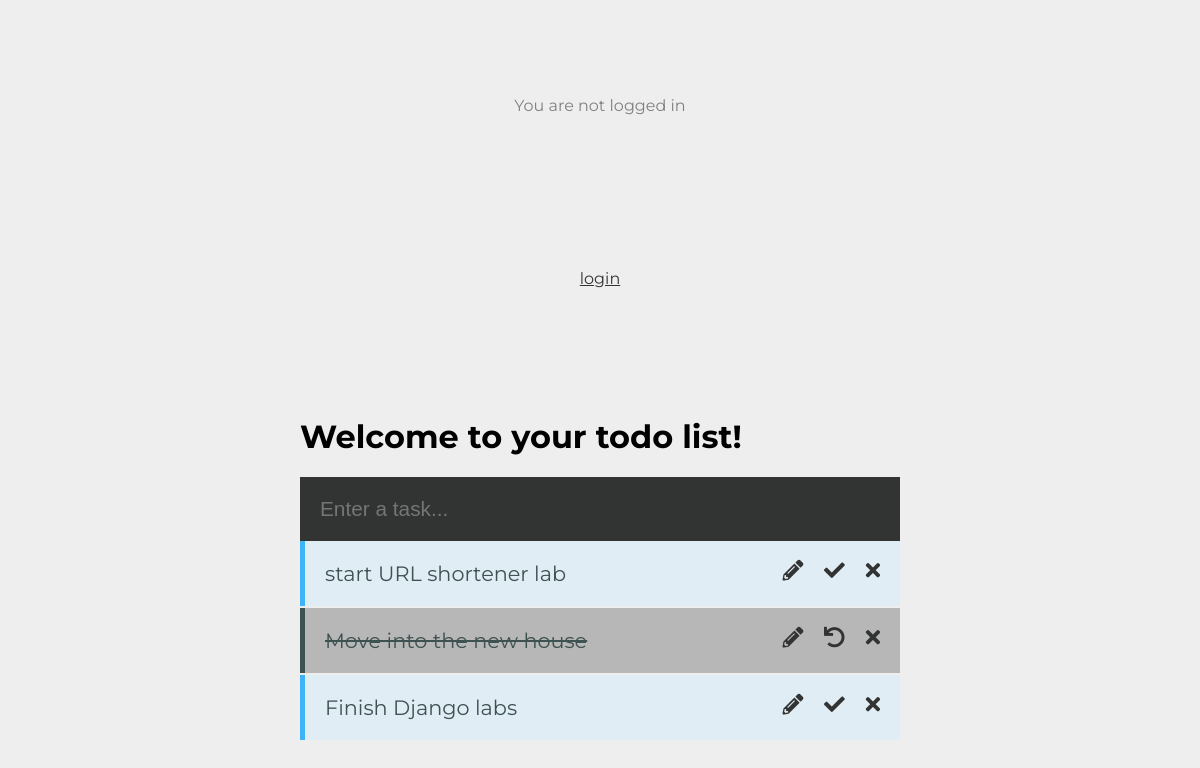
/, run on an earlier commit of the app's database.
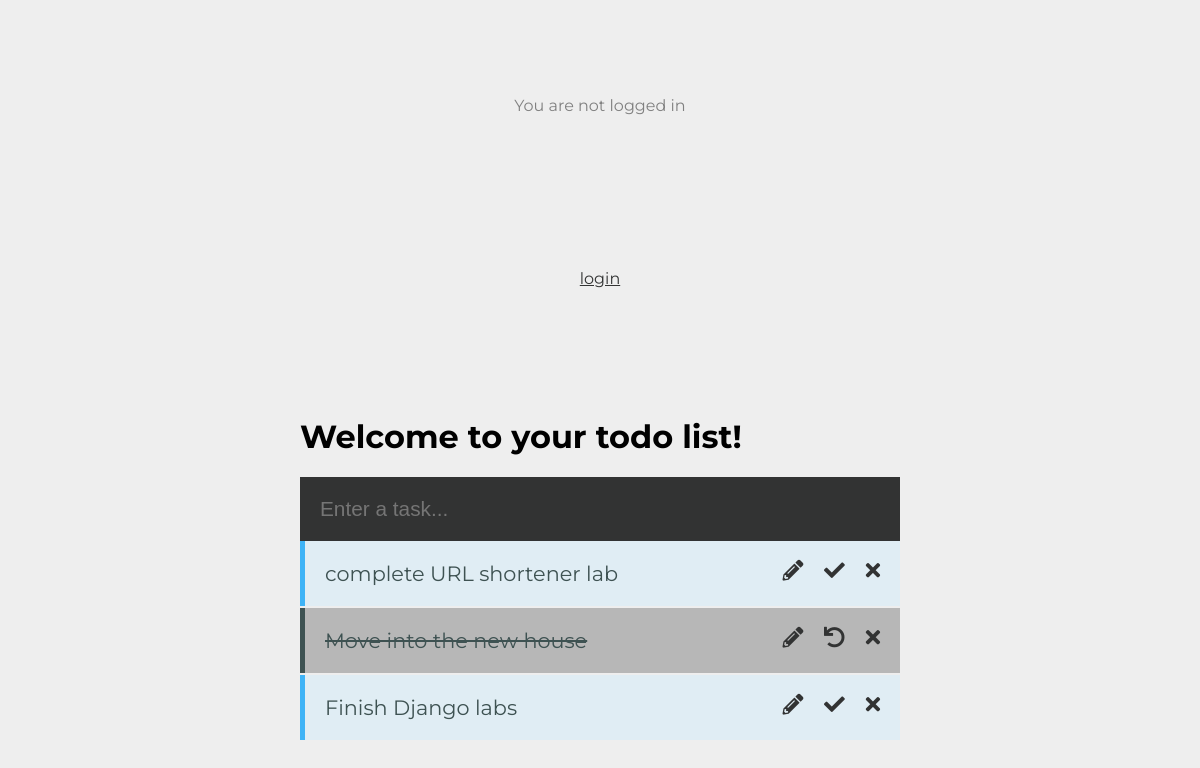
And on a later commit of the database.
### todos/models.py (models this page shows, shortened)
class Todo(models.Model):
    text = models.CharField(max_length=250)
    completed = models.BooleanField(default=False)
    created_date = models.DateTimeField(default=timezone.now)
    completed_date = models.DateTimeField(null=True, blank=True)
    def __str__(self):
        return self.text

### todos/views.py (the view)
# urls.py: path('', TemplateView.as_view(template_name='index.html'), name='home'),
def index(request):
    todos = Todo.objects.all().order_by('-created_date', 'completed')
    return render(request, 'todos/index.html', {'todos': todos})

### todos/templates/todos/index.html (shortened to what this page needs)
{% extends "todos/base.html" %}
{% block extra_styles %}
    <link rel="stylesheet" href="https://use.fontawesome.com/releases/v5.8.1/css/all.css">
{% endblock extra_styles %}
{% block login %}
{% if user.is_authenticated %}
  Hi {{ user.username }}!
  <p><a href="{% url 'logout' %}">logout</a></p>
{% else %}
  <p>You are not logged in</p>
  <a href="{% url 'login' %}">login</a>
{% endif %}
{% endblock %}
{% block content %}
    <div id='app'>
        <h1>Welcome to your todo list!</h1>
        <form action="{% url 'todos:add_todo' %}" method='POST'>
            <input id='todo-input' type='text' name='todo' placeholder='Enter a task...' />
        </form>
        <ul id='todos-container'>
            {% for todo in todos %}
                <li class="{% if todo.completed %} completed {% endif %}">
                    {% if editing and todo.pk == pk %}
                        <form action="{% url 'todos:edit_todo' pk=pk %}" method='POST'>
                            {% csrf_token %}
                            <input id="edit" name="todo" type="text" value='{{todo.text}}' />
                            <button type='submit'></button>
                        </form>
                    {% else %}
                        {{ todo }}
                    {% endif %}
                    <a href="{% url 'todos:delete_todo' pk=todo.pk %}"><i class='fa fa-times'></i></a>
                    <a href="{% url 'todos:toggle_todo' pk=todo.pk %}">
                        {% if todo.completed %}
                            <i class="fa fa-undo"></i>
                        {% else %}
                            <i class='fa fa-check'></i>
                        {% endif %}
                    </a>
                    <a href="{% url 'todos:edit_view' pk=todo.pk %}"><i class='fa fa-pencil-alt'></i></a>
                </li>
            {% endfor %}
        </ul>
    </div>
{% endblock content %}

### todos/templates/todos/base.html (shortened to what this page needs)
{% load static %}
<!DOCTYPE html>
<html>
<head>
    {% block main_styles %}
        <link rel='stylesheet' href='{% static "todos/css/stylesheet.css" %}'>
    {% endblock main_styles %}
    {% block extra_styles %}{% endblock extra_styles %}
</head>
<body>
    {% block login %}{% endblock login %}
    {% block content %}{% endblock content %}
</body>
</html>

### todos/static/todos/css/stylesheet.css (style rules this page uses)
body { background-color: #EEEEEE; font-family: 'Montserrat', sans-serif; display: grid; grid-template-rows: auto; justify-items: center; padding-top: 50px; }
body, html { margin: 0; height: 100%; }
#app { width: 50%; }
ul { margin: 0; padding: 0; list-style-type: none; }
ul li { padding: 20px; font-size: 1.3em; background-color: #E0EDF4; border-left: 5px solid #3EB3F6; margin-bottom: 2px; color: #3E5252; overflow: hidden; }
.completed { background-color: #b7b7b7; border-left: 5px solid #3E5252; text-decoration-line: line-through; }
p { text-align:center; padding: 30px 0; color: gray; }
input { width: calc(100% - 40px); border: 0; padding: 20px; font-size: 1.3em; background-color: #323333; color: #687F7F; }
a { color: #323333; }
i { float:right; padding-left: 1em; cursor:pointer; }

What changed in the data, as far as the page shows it:
changed Todo: text "start URL shortener lab" → "complete URL shortener lab"
